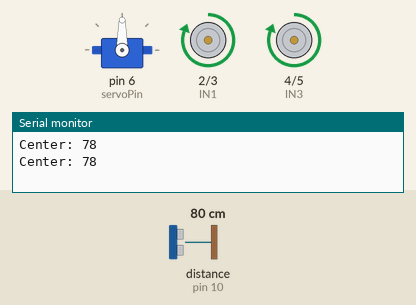
This sketch was run on a simulated Arduino Uno, built with avr-gcc and run on an emulated ATmega328P. On the bench: servo, motor-driver pin pairs drawn as motors (green arrow = first pin HIGH = forward, orange = second pin HIGH = backward, longer = more drive), the last lines printed to the serial monitor. Wiring (inferred from the names in the program): ultrasonic range finder: trigger pin 9; echo pin 10. Inputs (shaded band) come from the test bench; at power-on: distance to the obstacle (sensor on pin 10) 80 cm. The echo pulse lasts 58.3 µs per cm.

Above: at 2.2 s.
2.3 s: distance to the obstacle (sensor on pin 10) set to 24 cm
3.8 s: distance to the obstacle (sensor on pin 10) set to 20 cm
At 5.0 s:
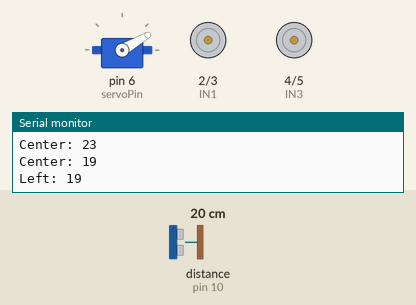
At 6.4 s:
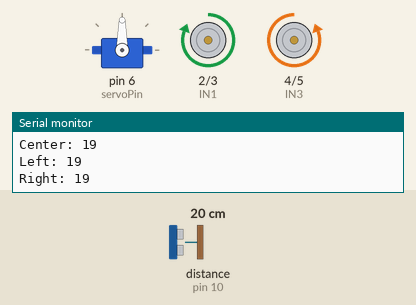
6.8 s: distance to the obstacle (sensor on pin 10) set to 35 cm
At 6.93 s:
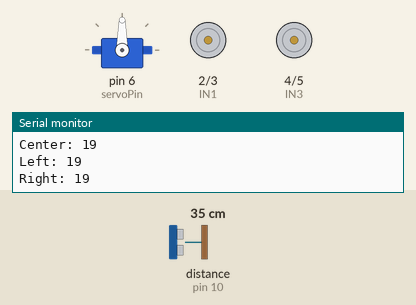
Timing chart, 0 to 9.8 s (numbered marks = the images above; inputs shaded):
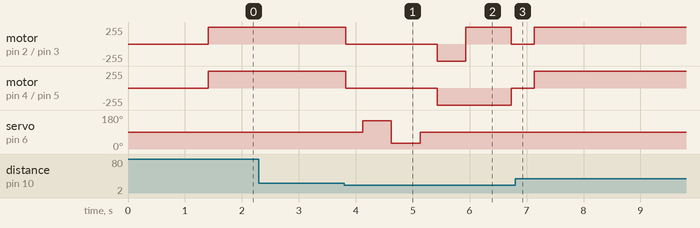

Measured:
- the behaviour switches between 22 and 21 cm on distance to the obstacle (sensor on pin 10) (found by bisection; images 0 and 1)
- after the input at 3.8 s, motor on pin 2 (IN1) / pin 3 (IN2): forward 255/255 → stopped at once, → backward 255/255 1.6 s later, → forward 255/255 0.50 s later, → stopped 0.80 s later; motor on pin 4 (IN3) / pin 5 (IN4): forward 255/255 → stopped at once, → backward 255/255 1.6 s later, → stopped 1.3 s later
- after the input at 6.8 s, servo on pin 6 (servoPin): stops changing and stays 90°

The sketch:

Ultrasonic___Servo_Scanning_Rover_Code.ino
```cpp
#include <Servo.h>

Servo myServo;

// Ultrasonic pins
const int trigPin = 9;
const int echoPin = 10;

// Servo pin
const int servoPin = 6;

// Motor driver pins
const int IN1 = 2;
const int IN2 = 3;
const int IN3 = 4;
const int IN4 = 5;

int centerDistance;
int leftDistance;
int rightDistance;

void setup() {

  Serial.begin(9600);

  pinMode(trigPin, OUTPUT);
  pinMode(echoPin, INPUT);

  pinMode(IN1, OUTPUT);
  pinMode(IN2, OUTPUT);
  pinMode(IN3, OUTPUT);
  pinMode(IN4, OUTPUT);

  myServo.attach(servoPin);

  myServo.write(90);

  stopRover();

  delay(1000);
}

void loop() {

  myServo.write(90);
  delay(400);

  centerDistance = getDistance();

  Serial.print("Center: ");
  Serial.println(centerDistance);

  if (centerDistance > 20) {

    forward();

  }

  else {

    stopRover();
    delay(300);

    // Scan Left
    myServo.write(150);
    delay(500);

    leftDistance = getDistance();

    Serial.print("Left: ");
    Serial.println(leftDistance);

    // Scan Right
    myServo.write(30);
    delay(500);

    rightDistance = getDistance();

    Serial.print("Right: ");
    Serial.println(rightDistance);

    // Return to Center
    myServo.write(90);
    delay(300);

    if (leftDistance > rightDistance &&
        leftDistance > 20) {

      turnLeft();
      delay(500);

    }

    else if (rightDistance > leftDistance &&
             rightDistance > 20) {

      turnRight();
      delay(500);

    }

    else {

      reverseRover();
      delay(500);

      turnRight();
      delay(800);

    }

    stopRover();
  }
}

// Ultrasonic distance function
int getDistance() {

  digitalWrite(trigPin, LOW);
  delayMicroseconds(2);

  digitalWrite(trigPin, HIGH);
  delayMicroseconds(10);

  digitalWrite(trigPin, LOW);

  long duration = pulseIn(echoPin, HIGH, 30000);

  if (duration == 0) {
    return 0;
  }

  int distance = duration * 0.034 / 2;

  return distance;
}

// Motor functions

void forward() {

  digitalWrite(IN1, HIGH);
  digitalWrite(IN2, LOW);

  digitalWrite(IN3, HIGH);
  digitalWrite(IN4, LOW);
}

void reverseRover() {

  digitalWrite(IN1, LOW);
  digitalWrite(IN2, HIGH);

  digitalWrite(IN3, LOW);
  digitalWrite(IN4, HIGH);
}

void turnLeft() {

  digitalWrite(IN1, LOW);
  digitalWrite(IN2, HIGH);

  digitalWrite(IN3, HIGH);
  digitalWrite(IN4, LOW);
}

void turnRight() {

  digitalWrite(IN1, HIGH);
  digitalWrite(IN2, LOW);

  digitalWrite(IN3, LOW);
  digitalWrite(IN4, HIGH);
}

void stopRover() {

  digitalWrite(IN1, LOW);
  digitalWrite(IN2, LOW);

  digitalWrite(IN3, LOW);
  digitalWrite(IN4, LOW);
}
```
